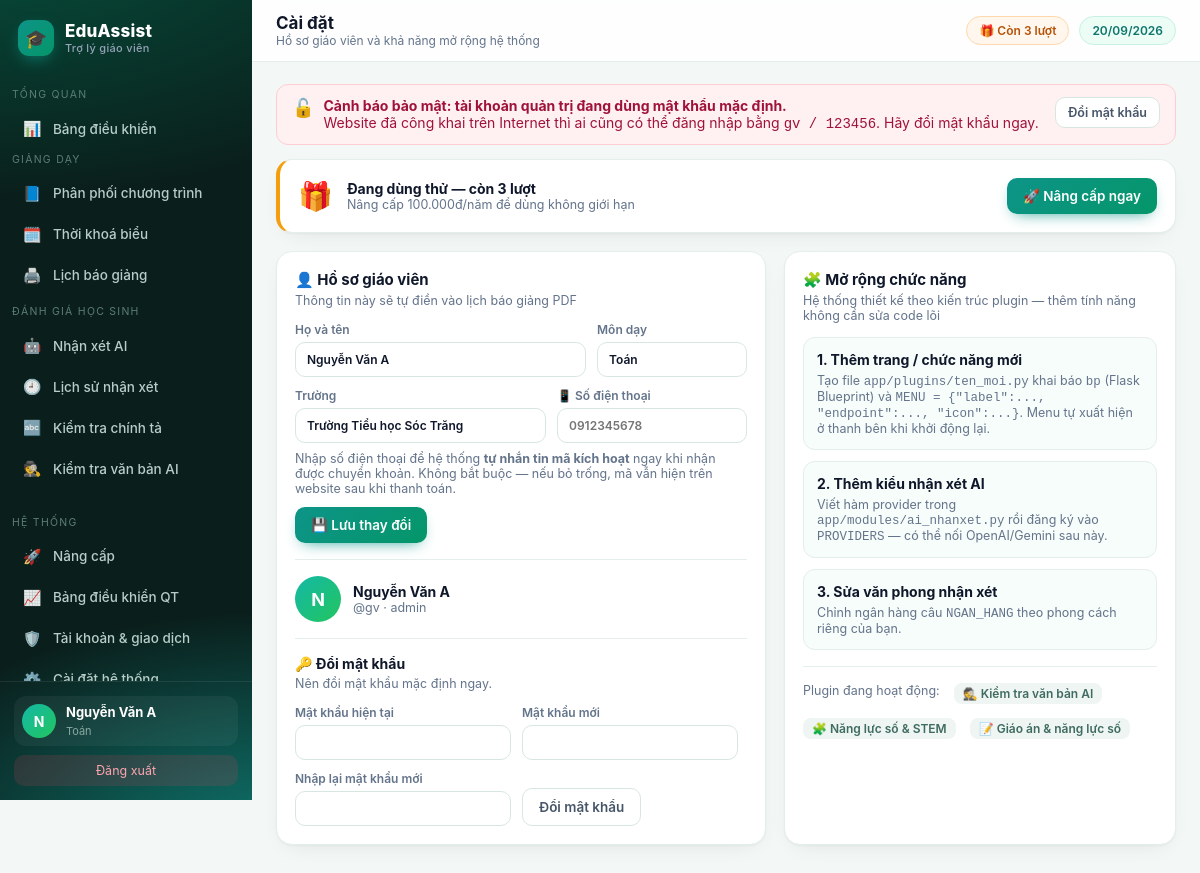
The page /cai-dat (signed in) on the database its author committed.
### tables this page shows
CREATE TABLE teacher(
  id INTEGER PRIMARY KEY AUTOINCREMENT,
  username TEXT UNIQUE NOT NULL,
  password TEXT NOT NULL,
  fullname TEXT,
  school TEXT,
  subject TEXT,
  role TEXT DEFAULT 'teacher',
  email TEXT,
  phone TEXT,                      -- so dien thoai nhan tin nhan ma kich hoat
  google_sub TEXT,
  avatar TEXT,
  used INTEGER DEFAULT 0,          -- so luot da dung
  bought INTEGER DEFAULT 0,        -- so luot mua them (goi le 10k)
  expires TEXT,                    -- han su dung goi tra phi (ISO date)
  created TEXT
);

### app/core.py (the view, shortened to what this page needs)
@bp.route("/cai-dat", methods=["GET", "POST"])
@login_required
def cai_dat():
    db = get_db()
    return render_template("caidat.html")

### app/auth.py (called while the page is built, shortened)
def _chuan_hoa_base(gia_tri):
    gia_tri = (gia_tri or '').strip().rstrip('/')
    if not gia_tri:
        return ''
    try:
        u = urlsplit(gia_tri)
        if u.scheme != 'https' or not u.hostname or u.username or u.password:
            return ''
        if u.query or u.fragment or u.path:
            return ''
        if '.' not in u.hostname:
            return ''
    except ValueError:
        return ''
    return 'https://' + ten

def base_tu_request():
    try:
        if request.scheme != 'https':
            return ''
        return _chuan_hoa_base('https://' + request.host)
    except Exception:
        return ''

def danh_sach_base():
    ra = []
    for phan in (CFG.get('PUBLIC_BASE_URL', '') or '').split(','):
        b = _chuan_hoa_base(phan)
        if b and b not in ra:
            ra.append(b)
    return ra

def google_base_url():
    ds = danh_sach_base()
    hien_tai = base_tu_request()
    if hien_tai and (hien_tai in ds or not ds):
        return hien_tai
    return ds[0] if ds else ''

def google_callback_url():
    base = google_base_url()
    return base + '/login/google/callback' if base else ''

def google_bat():
    return bool(CFG.get('GOOGLE_CLIENT_ID') and CFG.get('GOOGLE_CLIENT_SECRET') and google_callback_url())

def login_required(f):
    @wraps(f)
    def w(*a, **k):
        if not current_user():
            session.clear()
            return redirect(url_for('auth.login', next=request.path))
        return f(*a, **k)
    return w

def current_user():
    if session.get('uid'):
        return get_db().execute('SELECT * FROM teacher WHERE id=?', (session['uid'],)).fetchone()

### app/core.py (called while the page is built)
@bp.app_context_processor
def inject():
    u = current_user()
    return {"user": u, "THU_NAME": THU_NAME, "PROVIDERS": AI.PROVIDERS,
            "timedelta": datetime.timedelta,
            "now": datetime.date.today(), "BL": BL,
            "is_pro": BL.is_pro(u), "remaining": BL.remaining(u),
            "days_left": BL.days_left(u), "FREE_QUOTA": BL.FREE_QUOTA,
            "CFG": CFG, "google_enabled": google_bat(), "google_callback_url": google_callback_url(),
            "SITE_NAME": CFG.get("SITE_NAME", "EduAssist"),
            "SITE_TAGLINE": CFG.get("SITE_TAGLINE", "Trợ lý giáo viên"),
            "SITE_LOGO": CFG.get("SITE_LOGO", "🎓"),
            "so_viec_admin": _viec_admin(u),
            "canh_bao_mk": _mk_mac_dinh(u)}

### app/modules/config.py (called while the page is built, shortened)
def _lam_moi():
    if time.time() - _lan_nap < TTL:
        return

### app/templates/caidat.html (shortened to what this page needs)
{% extends 'base.html' %}
{% block head %}Cài đặt{% endblock %}
{% block crumb %}Hồ sơ giáo viên và khả năng mở rộng hệ thống{% endblock %}
{% block body %}
{% if is_pro %}
<div class="card" style="background:linear-gradient(120deg,#0d9488,#059669);border:0;color:#fff;
 display:flex;align-items:center;gap:14px;flex-wrap:wrap">
 <span style="font-size:30px">👑</span>
 <div style="flex:1;min-width:220px"><b style="font-size:16px">Gói KHÔNG GIỚI HẠN đang hoạt động</b>
  <div style="opacity:.9;font-size:13px">Hạn đến {{user['expires'][8:10]}}/{{user['expires'][5:7]}}/{{user['expires'][:4]}} — còn {{days_left}} ngày</div></div>
 <a class="btn sec" href="{{url_for('core.nang_cap')}}">Gia hạn thêm</a></div>
{% else %}
<div class="card" style="display:flex;align-items:center;gap:14px;flex-wrap:wrap;border-left:4px solid #f59e0b">
 <span style="font-size:28px">🎁</span>
 <div style="flex:1;min-width:220px"><b>Đang dùng thử — còn {{remaining}} lượt</b>
  <div class="muted">Nâng cấp {{ '{:,}'.format(BL.PRICE).replace(',','.') }}đ/năm để dùng không giới hạn</div></div>
 <a class="btn" href="{{url_for('core.nang_cap')}}">🚀 Nâng cấp ngay</a></div>
{% endif %}
<div class="g2">
 <div class="card">
  <h3>👤 Hồ sơ giáo viên</h3><p class="sub">Thông tin này sẽ tự điền vào lịch báo giảng PDF</p>
  <form method="post">
   <div class="row">
    <label class="f" style="flex:1;min-width:180px">Họ và tên<input name="fullname" value="{{user['fullname'] or ''}}"></label>
    <label class="f">Môn dạy<input name="subject" value="{{user['subject'] or ''}}" style="width:150px"></label>
   </div>
   <div class="row" style="margin-top:11px">
    <label class="f" style="flex:1;min-width:200px">Trường<input name="school" value="{{user['school'] or ''}}"></label>
    <label class="f" style="width:190px">📱 Số điện thoại
     <input name="phone" value="{{user['phone'] or ''}}" placeholder="0912345678"></label>
   </div>
   <p class="muted" style="margin:8px 0 0;font-size:12.5px">
    Nhập số điện thoại để hệ thống <b>tự nhắn tin mã kích hoạt</b> ngay khi nhận được chuyển khoản.
    Không bắt buộc — nếu bỏ trống, mã vẫn hiện trên website sau khi thanh toán.</p>
   <div class="row" style="margin-top:11px"><button>💾 Lưu thay đổi</button></div>
  </form>
  <hr class="s">
  <div style="display:flex;align-items:center;gap:12px">
   {% if user['avatar'] %}<img class="av" style="width:46px;height:46px;flex:0 0 46px;object-fit:cover" src="{{user['avatar']}}" alt="">
   {% else %}<div class="av" style="width:46px;height:46px;flex:0 0 46px;font-size:18px">{{(user['fullname'] or user['username'])[0]|upper}}</div>{% endif %}
   <div style="flex:1"><b>{{user['fullname'] or user['username']}}</b>
    <div class="muted">@{{user['username']}}{% if user['email'] %} · {{user['email']}}{% endif %} · {{user['role']}}</div></div>
  </div>
  <hr class="s">
  <h3 style="font-size:14px" id="doimk">🔑 Đổi mật khẩu</h3>
  <p class="sub">{% if not user['password'] %}Tài khoản Google — đặt mật khẩu để đăng nhập được cả hai cách.{% else %}Nên đổi mật khẩu mặc định ngay.{% endif %}</p>
  <form method="post" action="{{url_for('auth.doi_mk')}}" class="row">
   {% if user['password'] %}<label class="f">Mật khẩu hiện tại<input type="password" name="old" required></label>{% endif %}
   <label class="f">Mật khẩu mới<input type="password" name="new" minlength="8" maxlength="128" autocomplete="new-password" required></label>
   <label class="f">Nhập lại mật khẩu mới<input type="password" name="confirm" minlength="8" maxlength="128" autocomplete="new-password" required></label>
   <button class="sec">Đổi mật khẩu</button>
  </form>
 </div>
 <div class="card">
  <h3>🧩 Mở rộng chức năng</h3><p class="sub">Hệ thống thiết kế theo kiến trúc plugin — thêm tính năng không cần sửa code lõi</p>
  <div style="display:flex;flex-direction:column;gap:11px">
   <div style="border:1px solid var(--line);border-radius:12px;padding:13px;background:#f7fdfb">
    <b>1. Thêm trang / chức năng mới</b>
    <p class="muted" style="margin:5px 0 0">Tạo file <code>app/plugins/ten_moi.py</code> khai báo <code>bp</code> (Flask Blueprint)
    và <code>MENU = {"label":..., "endpoint":..., "icon":...}</code>. Menu tự xuất hiện ở thanh bên khi khởi động lại.</p></div>
   <div style="border:1px solid var(--line);border-radius:12px;padding:13px;background:#f7fdfb">
    <b>2. Thêm kiểu nhận xét AI</b>
    <p class="muted" style="margin:5px 0 0">Viết hàm provider trong <code>app/modules/ai_nhanxet.py</code> rồi đăng ký vào
    <code>PROVIDERS</code> — có thể nối OpenAI/Gemini sau này.</p></div>
   <div style="border:1px solid var(--line);border-radius:12px;padding:13px;background:#f7fdfb">
    <b>3. Sửa văn phong nhận xét</b>
    <p class="muted" style="margin:5px 0 0">Chỉnh ngân hàng câu <code>NGAN_HANG</code> theo phong cách riêng của bạn.</p></div>
  </div>
  <hr class="s">
  <div class="legend"><span>Plugin đang hoạt động:</span>
   {% for m in (PLUGIN_MENUS or []) %}<span class="chip">{{m.icon}} {{m.label}}</span>{% else %}<span class="muted">chưa có</span>{% endfor %}</div>
 </div>
</div>
{% endblock %}

### app/templates/base.html (shortened to what this page needs)
<!doctype html>
<html lang="vi"><head>
</head><body>
{% if user %}
<div class="shell">
<aside id="sb">
  <div class="brand"><span class="mk">{{SITE_LOGO}}</span><span>{{SITE_NAME}}<small>{{SITE_TAGLINE}}</small></span></div>
  {% set ep = request.endpoint %}
  <div class="navgrp">Tổng quan</div>
  <nav>
    <a href="{{url_for('core.dashboard')}}" class="{{'on' if ep=='core.dashboard'}}"><i>📊</i>Bảng điều khiển</a>
  </nav>
  <div class="navgrp">Giảng dạy</div>
  <nav>
    <a href="{{url_for('core.ppct')}}" class="{{'on' if ep=='core.ppct'}}"><i>📘</i>Phân phối chương trình</a>
    <a href="{{url_for('core.tkb')}}" class="{{'on' if ep=='core.tkb'}}"><i>🗓️</i>Thời khoá biểu</a>
    <a href="{{url_for('core.bao_giang')}}" class="{{'on' if ep=='core.bao_giang'}}"><i>🖨️</i>Lịch báo giảng</a>
  </nav>
  <div class="navgrp">Đánh giá học sinh</div>
  <nav>
    <a href="{{url_for('core.nhan_xet')}}" class="{{'on' if ep=='core.nhan_xet'}}"><i>🤖</i>Nhận xét AI</a>
    <a href="{{url_for('core.lich_su')}}" class="{{'on' if ep=='core.lich_su'}}"><i>🕘</i>Lịch sử nhận xét</a>
    <a href="{{url_for('core.chinh_ta')}}" class="{{'on' if ep=='core.chinh_ta'}}"><i>🔤</i>Kiểm tra chính tả</a>
    {% for m in (PLUGIN_MENUS or []) %}<a href="{{url_for(m.endpoint)}}" class="{{'on' if ep==m.endpoint}}"><i>{{m.icon}}</i>{{m.label}}</a>{% endfor %}
  </nav>
  <div class="navgrp">Hệ thống</div>
  <nav>
    <a href="{{url_for('core.nang_cap')}}" class="{{'on' if ep=='core.nang_cap'}}"><i>{{ '👑' if is_pro else '🚀' }}</i>{{ 'Gói của tôi' if is_pro else 'Nâng cấp' }}</a>
    {% if user['role']=='admin' %}
    <a href="{{url_for('core.qt_dashboard')}}" class="{{'on' if ep=='core.qt_dashboard'}}"><i>📈</i>Bảng điều khiển QT
      </a>
    <a href="{{url_for('core.quan_tri')}}" class="{{'on' if ep=='core.quan_tri'}}"><i>🛡️</i>Tài khoản &amp; giao dịch</a>
    <a href="{{url_for('core.qt_caidat')}}" class="{{'on' if ep=='core.qt_caidat'}}"><i>⚙️</i>Cài đặt hệ thống</a>
    {% endif %}
  </nav>
  <div class="side-foot">
    <div class="me">{% if user['avatar'] %}<img class="av" src="{{user['avatar']}}" alt="" style="object-fit:cover">
      {% else %}<div class="av">{{ (user['fullname'] or user['username'])[0]|upper }}</div>{% endif %}
      <div><b>{{user['fullname'] or user['username']}}</b><span>{{user['subject'] or 'Giáo viên'}}</span></div></div>
    <a class="logout" href="{{url_for('auth.logout')}}">Đăng xuất</a>
  </div>
</aside>
<main>
  <div class="topbar">
    <div><h1>{% block head %}Bảng điều khiển{% endblock %}</h1>
    <div class="crumb">{% block crumb %}{% endblock %}</div></div>
    <div class="sp">
      {% if is_pro %}
        <a href="{{url_for('core.nang_cap')}}" class="pill" style="background:linear-gradient(135deg,#0d9488,#059669);
          color:#fff;border:0">👑 Không giới hạn · còn {{days_left}} ngày</a>
      {% else %}
        <a href="{{url_for('core.nang_cap')}}" class="pill" style="background:{{'#fff1f2' if remaining==0 else '#fff7ed'}};
          color:{{'#be123c' if remaining==0 else '#b45309'}};border:1px solid {{'#fecdd3' if remaining==0 else '#fed7aa'}}">
          {{ '🔒 Hết lượt — Nâng cấp' if remaining==0 else '🎁 Còn ' ~ remaining ~ ' lượt' }}</a>
      {% endif %}
      <span class="pill">{{ now.strftime('%d/%m/%Y') }}</span></div>
  </div>
  <div class="wrap">
  {% if canh_bao_mk %}
  <div class="flash err" style="align-items:flex-start">
   <span style="font-size:18px">🔓</span>
   <div style="flex:1;font-weight:400"><b>Cảnh báo bảo mật: tài khoản quản trị đang dùng mật khẩu mặc định.</b><br>
    Website đã công khai trên Internet thì ai cũng có thể đăng nhập bằng <code>gv / 123456</code>.
    Hãy đổi mật khẩu ngay.</div>
   <a class="btn sec sm" href="{{url_for('core.cai_dat')}}#doimk">Đổi mật khẩu</a>
  </div>
  {% endif %}
  {% block body %}{% endblock %}
  </div>
</main>
</div>
{% else %}{% block body_anon %}{% endblock %}{% endif %}
</body></html>

### rows shown on the page
teacher: fullname "N", fullname "Nguyễn Văn A", subject "Toán", school "Trường Tiểu học Sóc Trăng", username "gv", role "admin"

### other values the page prints
{{ SITE_LOGO }} "🎓"
{{ SITE_NAME }} "EduAssist"
{{ SITE_TAGLINE }} "Trợ lý giáo viên"
{{ m.icon }} "🕵️"
{{ m.label }} "Kiểm tra văn bản AI"
{{ '👑' if is_pro else '🚀' }} "🚀"
{{ 'Gói của tôi' if is_pro else 'Nâng cấp' }} "Nâng cấp"
{{ remaining }} "3"
{{ '{:,}'.format(BL.PRICE).replace(',','.') }} "100.000"
{{ m.icon }} "🕵️" "🧩" "📝"
{{ m.label }} "Kiểm tra văn bản AI" "Năng lực số & STEM" "Giáo án & năng lực số"
